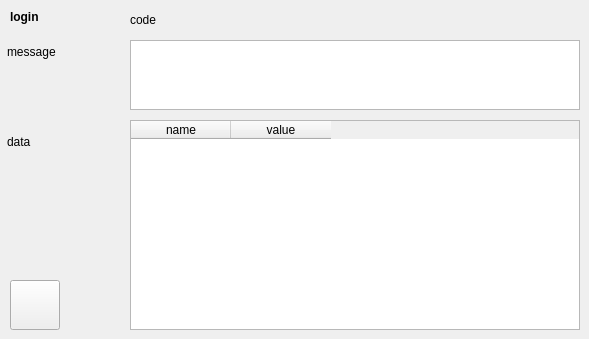
       <widget class="QWidget" name="TabPage" >
        <attribute name="title" >
         <string>response</string>
        </attribute>
        <widget class="QLabel" name="textLabel13" >
         <property name="geometry" >
          <rect>
           <x>10</x>
           <y>10</y>
           <width>110</width>
           <height>20</height>
          </rect>
         </property>
         <property name="text" >
          <string>&lt;b>login&lt;/b></string>
         </property>
         <property name="alignment" >
          <set>Qt::AlignLeading|Qt::AlignLeft|Qt::AlignTop</set>
         </property>
         <property name="wordWrap" >
          <bool>true</bool>
         </property>
        </widget>
        <widget class="QLabel" name="login_code" >
         <property name="geometry" >
          <rect>
           <x>130</x>
           <y>10</y>
           <width>450</width>
           <height>20</height>
          </rect>
         </property>
         <property name="text" >
          <string>code</string>
         </property>
         <property name="wordWrap" >
          <bool>false</bool>
         </property>
        </widget>
        <widget class="QLabel" name="textLabel14" >
         <property name="geometry" >
          <rect>
           <x>7</x>
           <y>42</y>
           <width>110</width>
           <height>20</height>
          </rect>
         </property>
         <property name="text" >
          <string>message</string>
         </property>
         <property name="wordWrap" >
          <bool>false</bool>
         </property>
        </widget>
        <widget class="QLabel" name="textLabel15" >
         <property name="geometry" >
          <rect>
           <x>7</x>
           <y>132</y>
           <width>110</width>
           <height>20</height>
          </rect>
         </property>
         <property name="text" >
          <string>data</string>
         </property>
         <property name="wordWrap" >
          <bool>false</bool>
         </property>
        </widget>
        <widget class="QTextEdit" name="login_msg" >
         <property name="geometry" >
          <rect>
           <x>130</x>
           <y>40</y>
           <width>450</width>
           <height>70</height>
          </rect>
         </property>
        </widget>
        <widget class="QTableWidget" name="login_table" >
         <property name="geometry" >
          <rect>
           <x>130</x>
           <y>120</y>
           <width>450</width>
           <height>210</height>
          </rect>
         </property>
         <column>
          <property name="text" >
           <string>name</string>
          </property>
         </column>
         <column>
          <property name="text" >
           <string>value</string>
          </property>
         </column>
        </widget>
        <widget class="QPushButton" name="btn_source_login" >
         <property name="geometry" >
          <rect>
           <x>10</x>
           <y>280</y>
           <width>50</width>
           <height>50</height>
          </rect>
         </property>
         <property name="toolTip" >
          <string/>
         </property>
         <property name="text" >
          <string/>
         </property>
         <property name="icon" >
          <iconset>icon_source.png</iconset>
         </property>
        </widget>
       </widget>
